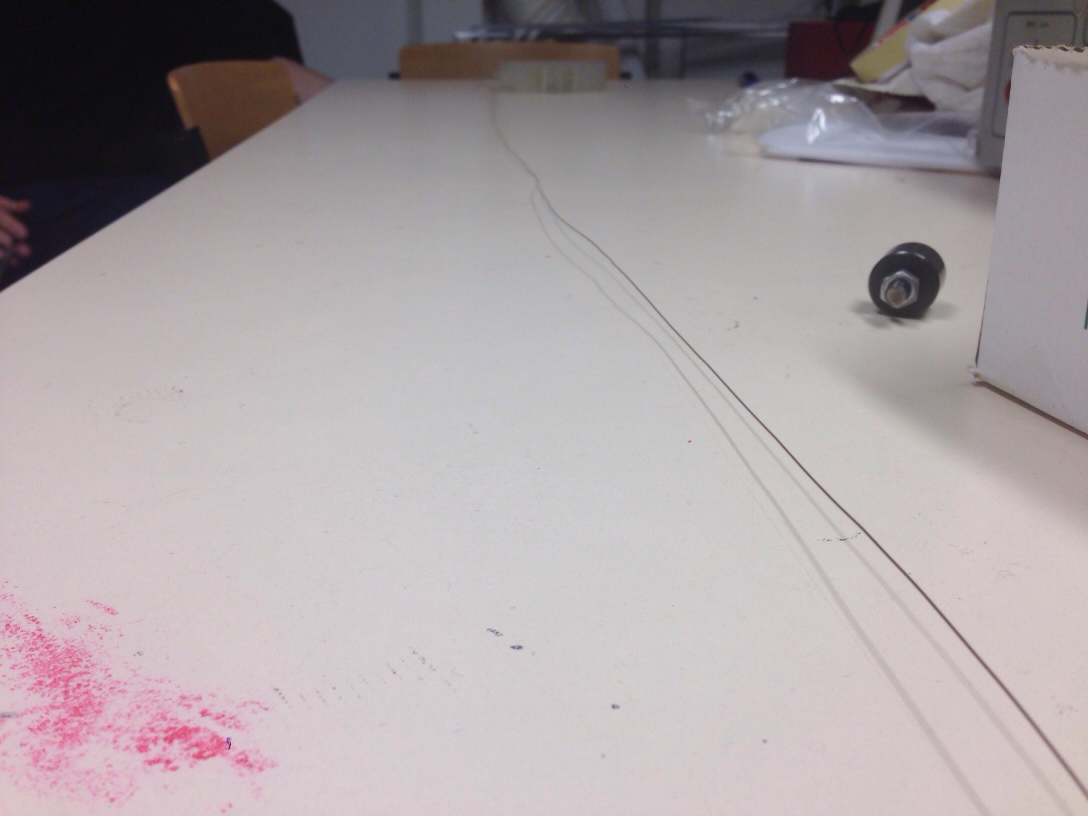
//> input picture Image_Processing_with_OpenCV/images/real_tether_almost_straight.jpg, 3264 x 2448 px (shown at 1/3 size)
$ ./main ../images/horizon.jpg   (built with g++ and OpenCV 4)
//> lines starting //> are read from the running program, lines starting //| are printed output that depends on the picture; after the words box and inside, x2 and y2 are one past the last pixel; in counts of white or black regions, pixels touching at a corner belong together
#include "opencv2/imgproc/imgproc.hpp"
#include "opencv2/highgui/highgui.hpp"
#include <stdlib.h>
#include <stdio.h>
#include <iostream>
#include <string>

using namespace cv;
using namespace std;

/// Global variables
Mat src, src_gray;
Mat dst, cannyImage;
Mat blurImage;
Mat houghImage;

char key;

int cannyLowThreshold, cannyMaxThreshold, ratio, cannyApertureSize ;
int gaussKernelSize ;
int rhoResolution, thetaResolution, thetaMin, thetaMax, houghThreshold, maxLineGap, minLineLength;

// Window Name
char srcWindowName[50];// = "Source";
char* gaussWindowName = "Gaussian Filter";
char* cannyWindowName = "Canny Filter";
char* houghWindowName = "Hough Transform";


void initGlobalVariables(){

	cannyMaxThreshold = 200;
    ratio = 3;
	cannyApertureSize = 3; // 3 or 5 or 7
	gaussKernelSize = 3;

	rhoResolution = 1 *10;		//Resolution of 1 pixel
	thetaResolution = 10 *10;	//Resolution of 10° degrees
	thetaMin = 0 *10;			//Minimum Angle
	thetaMax = 180 *10;			//Maximum Angle
	houghThreshold = 150;		//Minimum number of intersection
}

void houghCallback(int, void*)
{
    vector<Vec2f> lines;
    houghImage = src.clone();

    //	Convert Int to Double and Rescale by dividing by 1000
    double dbRhoResolution = (double)rhoResolution / 10;
	double dbThetaResolution = (double)thetaResolution / 10;
	double dbThetaMax = (double)thetaMax / 10;
	double dbThetaMin = (double)thetaMin / 10;

	//	Convert Degrees to Radian
	dbThetaMax *= CV_PI / 180;
	dbThetaMin *= CV_PI / 180;
	dbThetaResolution *= CV_PI / 180;

	//	Should always Min < Max
	if(dbThetaMin >= dbThetaMax){
		double tmp;
		tmp = dbThetaMin;
		dbThetaMin = dbThetaMax;
		dbThetaMax = tmp;
	}

	printf("rho res: %lf theta res: %lf\n", dbThetaResolution, dbRhoResolution);

    HoughLines(cannyImage, lines, dbRhoResolution, dbThetaResolution, houghThreshold, 0, 0 , dbThetaMin, dbThetaMax );

    /*	Parameters tested :
     *		Canny : lowThreshold : 160 - maxThreshold : 220
     *		Hough : minTheta : 960 - maxTheta : 1200 threshold : 20 - thetaResolution : 1-10 - rhoResolution : 1
     */

	for( size_t i = 0; i < lines.size(); i++ )
	{
		float rho = lines[i][0], theta = lines[i][1];
		Point pt1, pt2;
		double a = cos(theta), b = sin(theta);
		double x0 = a*rho, y0 = b*rho;
		pt1.x = cvRound(x0 + 1000*(-b));

		pt1.y = cvRound(y0 + 1000*(a));
		pt2.x = cvRound(x0 - 1000*(-b));
		pt2.y = cvRound(y0 - 1000*(a));
		line( houghImage, pt1, pt2, Scalar(0,0,255), 1, CV_AA);
	}


	// [10 lines of commented-out code are left out]

    imshow( houghWindowName, houghImage );

    printf("Hough Transform Printed : %lld lines\n", lines.size());
}

void cannyCallback(int, void*)
{
	if(cannyApertureSize%2 == 0){
		cannyApertureSize++;
		setTrackbarPos("Aperture size:", cannyWindowName, cannyApertureSize);
	}
	/// Canny detector
	Canny( blurImage, cannyImage, cannyLowThreshold, cannyMaxThreshold, cannyApertureSize, 1);//lowThreshold*ratio, kernelSize );

	/// Using Canny's output as a mask, we display our result
	dst = Scalar::all(0);
	src.copyTo( dst, cannyImage);

	imshow( cannyWindowName, dst );

	houghCallback(0, 0);
 }


void gaussCallback(int, void*)
{
	// Should be odd
	if(gaussKernelSize%2 == 0){
		gaussKernelSize++;
		setTrackbarPos("Kernel Size :", gaussWindowName, gaussKernelSize);
	}
	GaussianBlur( src_gray, blurImage, Size(gaussKernelSize,gaussKernelSize), 0 );
	//imshow(gaussWindowName, blurImage);
	cannyCallback(0,0);
}

void createAllTrackbar(){
	/*******	Gauss TrackBar	*******
	  //createTrackbar( "Kernel Size :", gaussWindowName, &gaussKernelSize, 20, gaussCallback );
	  //setTrackbarMin( "Kernel Size :", gaussWindowName, 1);

	/*******	Canny Trackbar	*******/
	//		Low
	createTrackbar( "Low Threshold :", cannyWindowName, &cannyLowThreshold, 1000, cannyCallback );
	setTrackbarMin( "Low Threshold :", cannyWindowName, 1);
	//		Max
	createTrackbar( "Max Threshold :", cannyWindowName, &cannyMaxThreshold, 1000, cannyCallback);
	setTrackbarMin( "Max Threshold :", cannyWindowName, 1);
	//		Aperture Size
	createTrackbar( "Aperture size:", cannyWindowName, &cannyApertureSize, 7, cannyCallback);
	setTrackbarMin( "Aperture size:", cannyWindowName, 3);

	/*******	Hough Trackbar	*******/
	//		Rho Resolution
	createTrackbar( "Rho Resolution (x/10) :", houghWindowName, &rhoResolution, 5000, houghCallback);
	setTrackbarMin( "Rho Resolution (x/10) :", houghWindowName, 1);
	//		Theta Resolution
	createTrackbar( "Theta Resolution (x/10) :", houghWindowName, &thetaResolution, 180*10, houghCallback);
	setTrackbarMin( "Theta Resolution (x/10) :", houghWindowName, 1);
	//		Min Theta
	createTrackbar( "Max Theta (x/10)", houghWindowName, &thetaMax, 180*10, houghCallback);
	createTrackbar( "Min Theta (x/10)", houghWindowName, &thetaMin, 180*10, houghCallback);
	//		Threshold
	createTrackbar( "Threshold :", houghWindowName, &houghThreshold, max(src.cols, src.rows), houghCallback);
	//		Min Line Length
	createTrackbar(	"Min Line Length :", houghWindowName, &minLineLength, max(src.cols, src.rows), houghCallback);
	//		Max Line Gap
	createTrackbar( "Max Line Gap :", houghWindowName, &maxLineGap, (int)src.cols / 20, houghCallback);


}


/** @function main */
int main( int argc, char** argv )
{
	initGlobalVariables();
	printf("---CHOICE---\n");
	printf("Image File : 1 \n");
	printf("Serial Port : 2 \n\n?");
	int choice;
	cin >> choice;
//> the answer given: 1
	cin.ignore(std::numeric_limits<streamsize>::max(),'\n');
	if(choice == 1){

		//	Getting Image File
		string imageFilePath = "";
		printf("Image File Path : ");
		getline(cin, imageFilePath);		//GNU READLINE LIBRARY for autocompletion		imageFilePath = readLine( "Image File Path : ");
//> the answer given: ../images/real_tether_almost_straight.jpg
		printf("\n");

		//	Load an image
		src = imread( imageFilePath );
//> src is the input picture: 2448 rows x 3264 cols, CV_8UC3; mean B, G, R 165.4, 162.6, 171
	}
	else if(choice == 2){

		//	Getting Serial Path
		string serialPath = "";
		printf("Serial Path : ");
		getline(cin, serialPath);		//GNU READLINE LIBRARY for autocompletion		imageFilePath = readLine( "Image File Path : ");
		printf("\n");

		int serialFile;
		serialFile = open(serialPath.c_str(),O_RDWR | O_NOCTTY);
		if(serialFile)
			printf("Error in Opening : %s\n", serialPath.c_str());
		else
			printf("%s Opened Successfully\n", serialPath.c_str());
		close(serialFile);
	}

	if( !src.data )
	{
		printf("Error : not a valid filename\n");
		return -1;
	}

	//	Create a matrix of the same type and size as src (for dst)
	dst.create( src.size(), src.type() );

	//	Convert the image to grayscale
	cvtColor( src, src_gray, CV_BGR2GRAY );
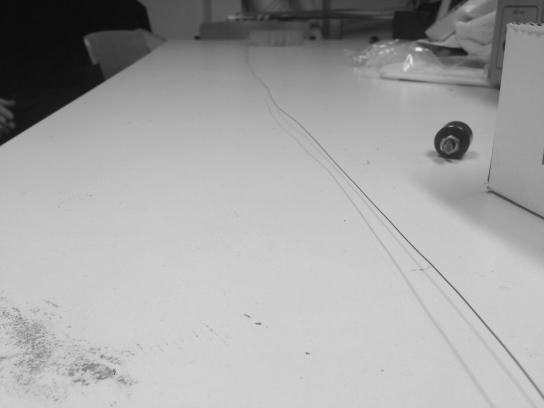
//> src_gray: 2448 rows x 3264 cols, CV_8UC1 (shown at 1/6 size); min 2, max 242, mean 165.4

	//	Create a window
	sprintf(srcWindowName, "Source -%s %d x %d",argv[1], src.rows, src.cols);
	namedWindow( srcWindowName, WINDOW_NORMAL );
	  //namedWindow( gaussWindowName, CV_WINDOW_AUTOSIZE );
	namedWindow( cannyWindowName, CV_WINDOW_AUTOSIZE );
	namedWindow( houghWindowName, WINDOW_NORMAL ); //CV_WINDOW_AUTOSIZE);

	//	Display Image source
	imshow(srcWindowName, src);

	//	Create trackbar
	createAllTrackbar();

	/// Set Threshold
	gaussCallback(0, 0);
//> in cannyCallback, `Canny( blurImage, cannyImage, cannyLowThreshold, cannyMaxThreshold, ca..`:
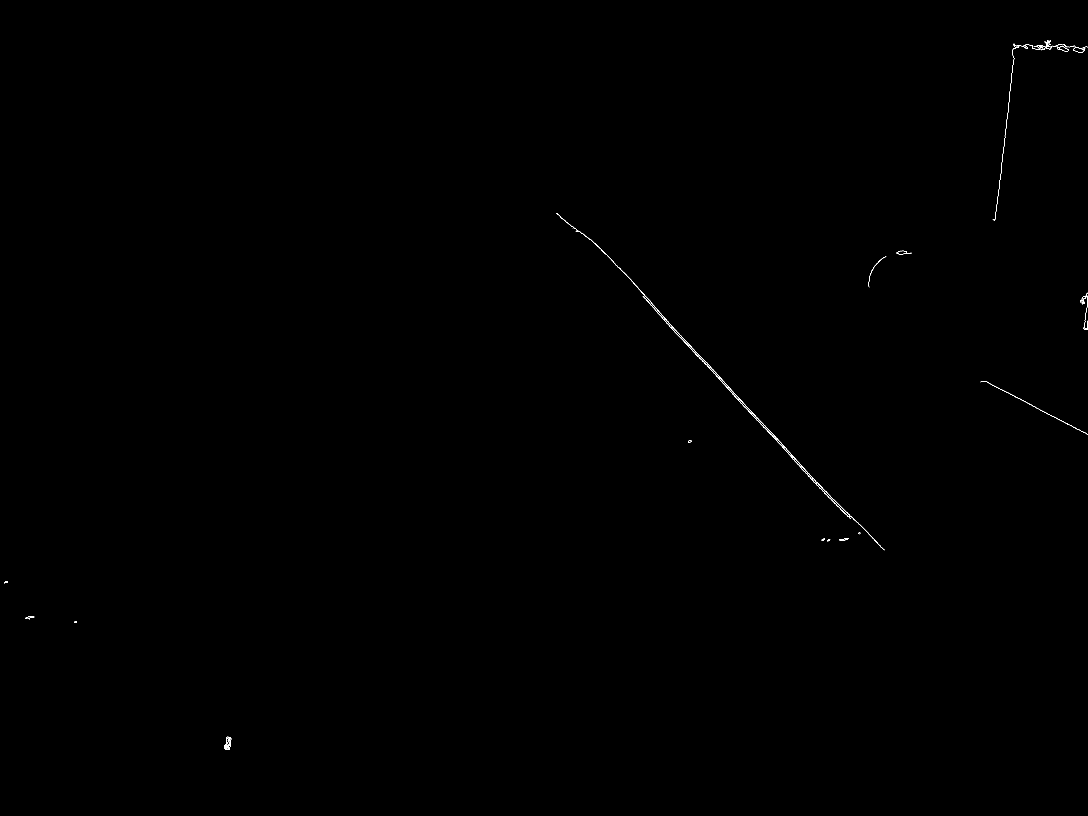
//> cannyImage: 2448 rows x 3264 cols, CV_8UC1 (shown at 1/3 size); 0.08% white in thin lines or dots, all inside (x1, y1, x2, y2) = (12, 122, 3264, 2250)
//> in houghCallback, `HoughLines(cannyImage, lines, dbRhoResolution, dbThetaResolution, houg..`: lines = empty
//| Hough Transform Printed : 0 lines
	cannyCallback(0, 0);
//| Hough Transform Printed : 0 lines
	houghCallback(0, 0);
//| Hough Transform Printed : 0 lines

	/// Wait until user exit program by pressing a key
	do{
		key = waitKey(0);
//> the Esc key is pressed
		if(key == 97){
			printf("a\n");
			resize(houghImage, houghImage, Size(), 0.5, 0.5, INTER_AREA);
			imshow( houghWindowName, houghImage );
		}
		else if( key == 122){
			printf("q\n");
			resize(houghImage, houghImage, Size(), 1.5, 1.5, INTER_AREA);
			imshow(houghWindowName, houghImage );
		}

	}while( key != 27);

	return 0;
}

$ run again, on Image_Processing_with_OpenCV/images/real_tether_almost_wtf.jpg
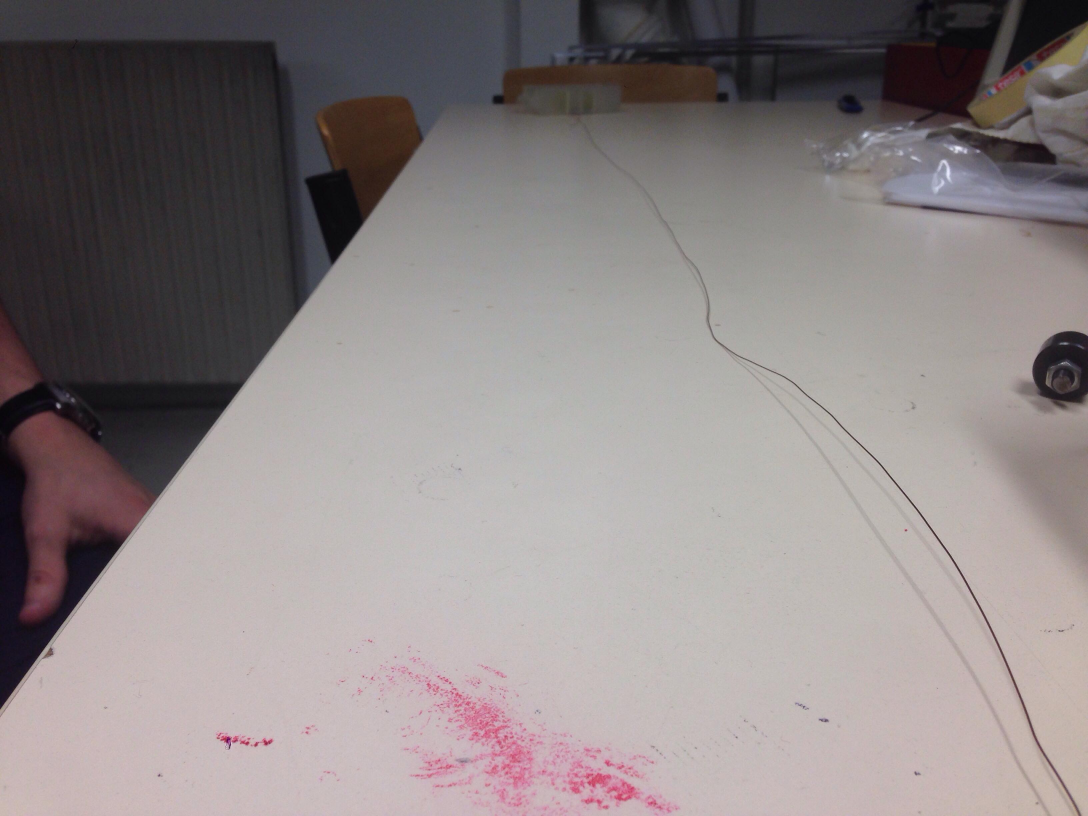
//> input picture Image_Processing_with_OpenCV/images/real_tether_almost_wtf.jpg, 3264 x 2448 px (shown at 1/3 size)
//> src is the input picture: 2448 rows x 3264 cols, CV_8UC3; mean B, G, R 133.2, 132.8, 140.8
//> `cvtColor( src, src_gray, CV_BGR2GRAY );`:
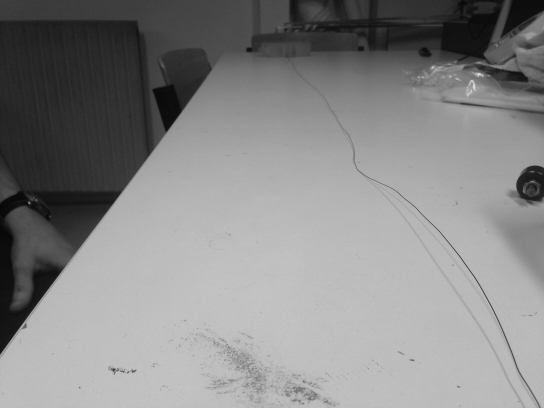
//> src_gray: 2448 rows x 3264 cols, CV_8UC1 (shown at 1/6 size); min 4, max 245, mean 135.2
//> in cannyCallback, `Canny( blurImage, cannyImage, cannyLowThreshold, cannyMaxThreshold, ca..`:
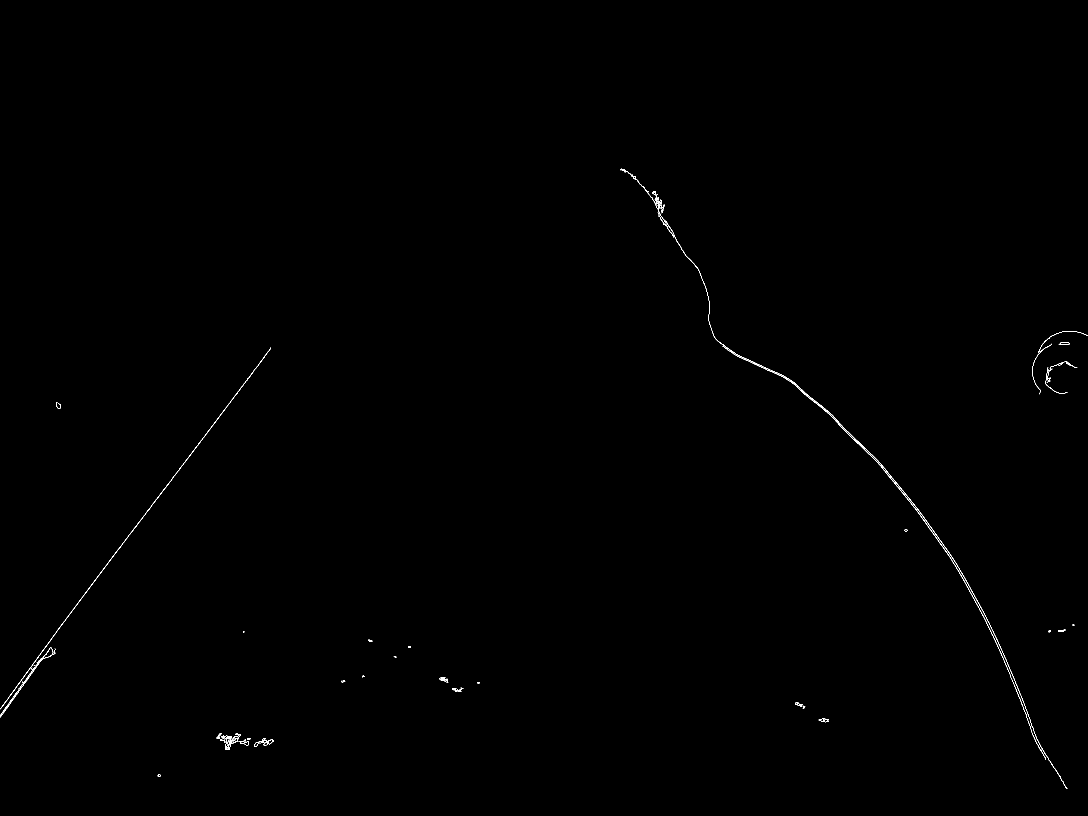
//> cannyImage: 2448 rows x 3264 cols, CV_8UC1 (shown at 1/3 size); 0.14% white in thin lines or dots, all inside (x1, y1, x2, y2) = (0, 506, 3264, 2367)
//> lines = 1 line (rho, theta): [-1124, 2.44]
//> the loop in houghCallback, `for( size_t i = 0; i < lines.size(); i++ )` made 1 pass
//> (rho, theta, a, b, x0, y0) on pass 1: (-1124, 2.44, -0.766, 0.643, 861, -722.5)
//| Hough Transform Printed : 1 lines
//> the loop in houghCallback (call 2), `for( size_t i = 0; i < lines.size(); i++ )` made 1 pass
//| Hough Transform Printed : 1 lines
//| Hough Transform Printed : 1 lines

$ run again, on Image_Processing_with_OpenCV/images/real_tether_straight.jpg
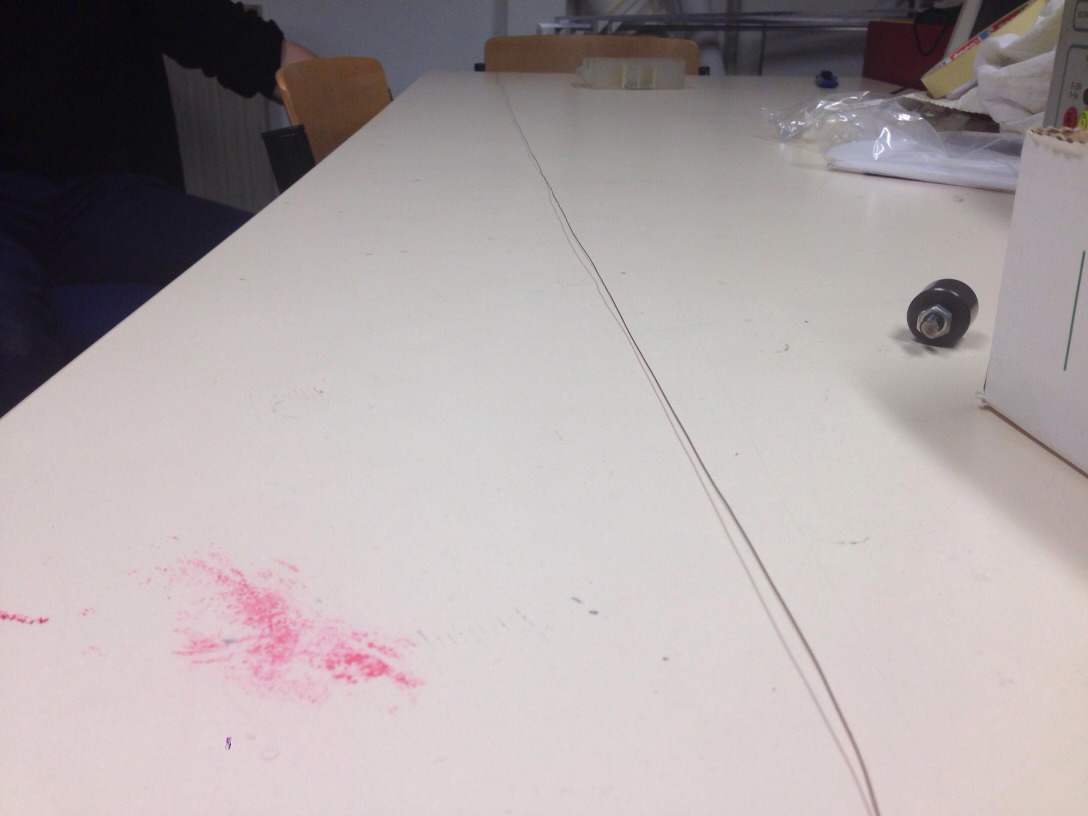
//> input picture Image_Processing_with_OpenCV/images/real_tether_straight.jpg, 3264 x 2448 px (shown at 1/3 size)
//> src is the input picture: 2448 rows x 3264 cols, CV_8UC3; mean B, G, R 164.6, 163.8, 172.2
//> `cvtColor( src, src_gray, CV_BGR2GRAY );`:
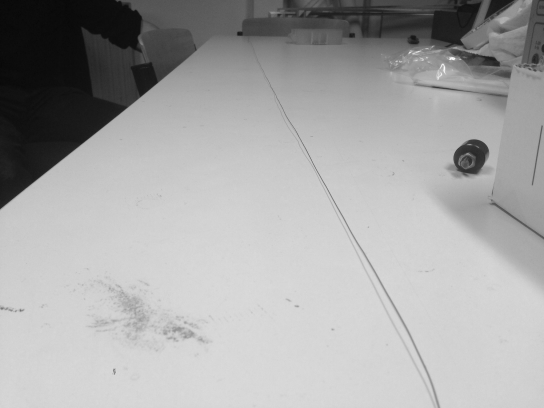
//> src_gray: 2448 rows x 3264 cols, CV_8UC1 (shown at 1/6 size); min 3, max 255, mean 166.5
//> in cannyCallback, `Canny( blurImage, cannyImage, cannyLowThreshold, cannyMaxThreshold, ca..`:
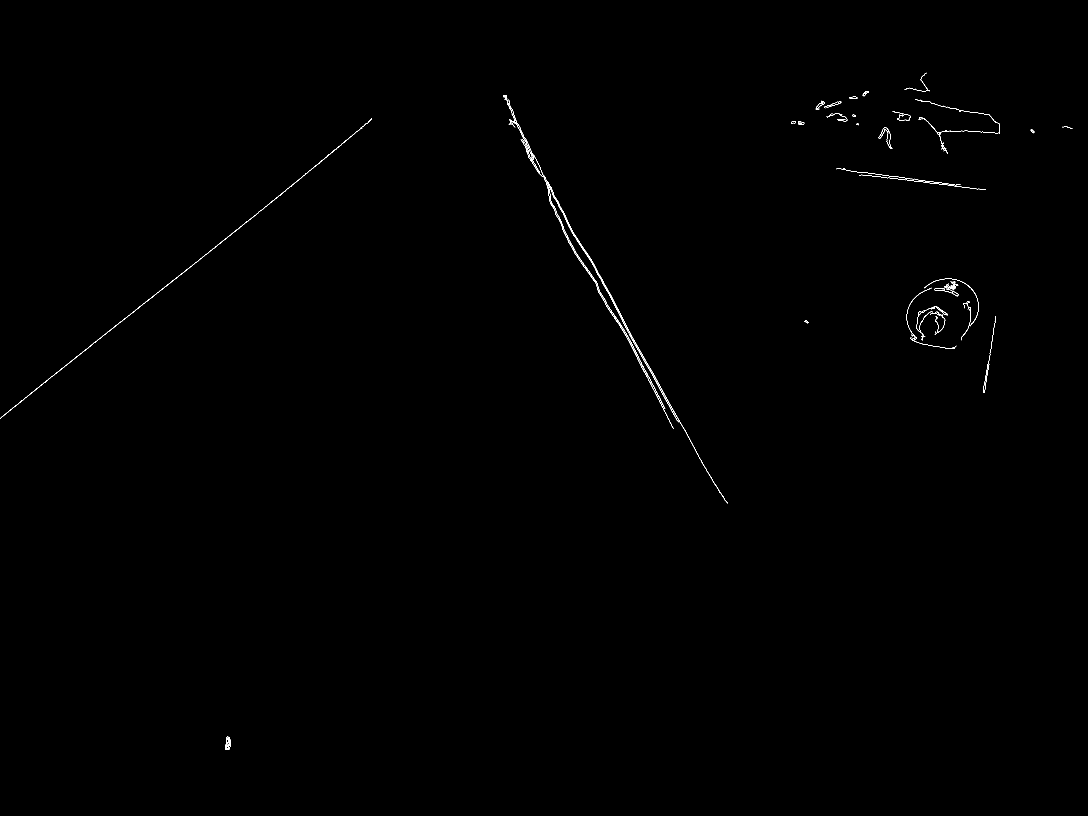
//> cannyImage: 2448 rows x 3264 cols, CV_8UC1 (shown at 1/3 size); 0.17% white in thin lines or dots, all inside (x1, y1, x2, y2) = (0, 218, 3218, 2250)
//> lines = 7 lines (rho, theta): [-1133, 2.62], [-1143, 2.62], [-1141, 2.62], [989, 0.87], [-1122, 2.62], [-1118, 2.62], [-1136, 2.62]
//> the loop in houghCallback, `for( size_t i = 0; i < lines.size(); i++ )` made 7 passes
//> (rho, theta, a, b, x0, y0) on passes 1 to 7: (-1133, 2.62, -0.866, 0.5, 981.2, -566.5), (-1143, 2.62, -0.866, 0.5, 989.9, -571.5), (-1141, 2.62, -0.866, 0.5, 988.1, -570.5), (989, 0.873, 0.643, 0.766, 635.7, 757.6), (-1122, 2.62, -0.866, 0.5, 971.7, -561), (-1118, 2.62, -0.866, 0.5, 968.2, -559), (-1136, 2.62, -0.866, 0.5, 983.8, -568)
//| Hough Transform Printed : 7 lines
//> the loop in houghCallback (call 2), `for( size_t i = 0; i < lines.size(); i++ )` made 7 passes
//| Hough Transform Printed : 7 lines
//| Hough Transform Printed : 7 lines
